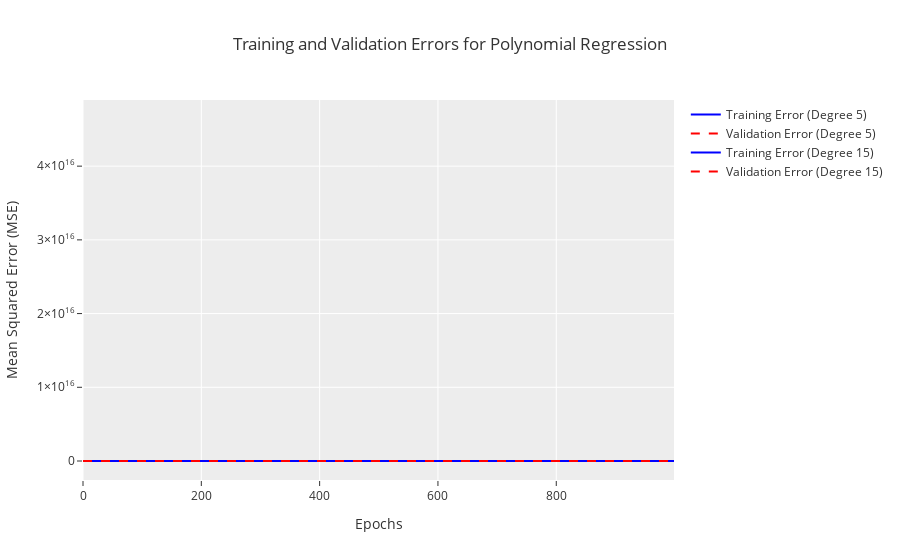

Notebook cell for this chart:
### Code cell
fig = go.Figure()

for i, degree in enumerate(degrees):
    fig.add_trace(go.Scatter(x=np.arange(1000), y=train_errors[i], mode='lines', name=f"Training Error (Degree {degree})", line=dict(color='blue')))
    fig.add_trace(go.Scatter(x=np.arange(1000), y=val_errors[i], mode='lines', name=f"Validation Error (Degree {degree})", line=dict(color='red', dash='dash')))

fig.update_layout(
    title="Training and Validation Errors for Polynomial Regression",
    xaxis_title="Epochs",
    yaxis_title="Mean Squared Error (MSE)",
    template="ggplot2"
)

fig.show(config=dict(scrollZoom=True))

### Figure 1 — Plotly figure (JSON) as saved in the notebook; plotly's stock layout.template omitted (floating-point values rounded to 4 significant figures; data arrays with more than 128 entries replaced by an {"elided": "..."} marker saying what was removed)
{"data": [{"line": {"color": "blue"}, "mode": "lines", "name": "Training Error (Degree 5)", "type": "scatter", "x": {"elided": "1000 int values"}, "y": {"elided": "1000 float values"}}, {"line": {"color": "red", "dash": "dash"}, "mode": "lines", "name": "Validation Error (Degree 5)", "type": "scatter", "x": {"elided": "1000 int values"}, "y": {"elided": "1000 float values"}}, {"line": {"color": "blue"}, "mode": "lines", "name": "Training Error (Degree 15)", "type": "scatter", "x": {"elided": "1000 int values"}, "y": {"elided": "1000 int values"}}, {"line": {"color": "red", "dash": "dash"}, "mode": "lines", "name": "Validation Error (Degree 15)", "type": "scatter", "x": {"elided": "1000 int values"}, "y": {"elided": "1000 null values"}}], "layout": {"title": {"text": "Training and Validation Errors for Polynomial Regression"}, "xaxis": {"title": {"text": "Epochs"}}, "yaxis": {"title": {"text": "Mean Squared Error (MSE)"}}}}
